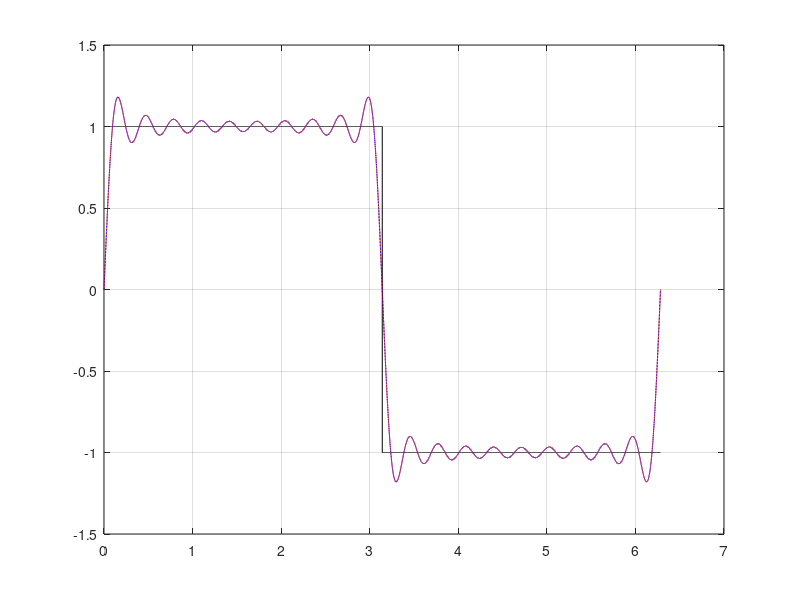

Write the MATLAB code that produced this figure. (Note: this script raises an error after producing the figure.)
clear all
close all

%Fourier series expansion for the square wave example (lecture notes)

N   = 20;

dt  = 1/10000;        %time step
t1 =[0:dt:pi];
t2 =[pi+dt:dt:2*pi];
t =[t1(:);t2(:)];
T   = 2*pi;           %period

f = [ones(length(t1),1); -ones(length(t2),1)]; %square wave function

% form basis functions
w0  = 2*pi/T;

kk  = 0;
for k = -N : N,
    kk = kk + 1;
    Psi(:,kk) = (1/sqrt(T))*exp(-w0*k*t*1i);
    if abs(round(k/2)-k/2)> 1e-5
        ca(kk,1) = -2*sqrt(2)/(sqrt(pi)*i*k);   %analytically computed coefficient
    else
        ca(kk,1) = 0;
    end
end
c   = Psi'*f*dt;

fn  = Psi*c;    %numerically computed function
fa  = Psi*ca;   %analytically computed function

plot(t,f,'k',t,fa,'r',t,fn,'b--');grid on;  boldify

disp('Comparison of numerically and analytically computed Coefficients') 
disp([c ca])